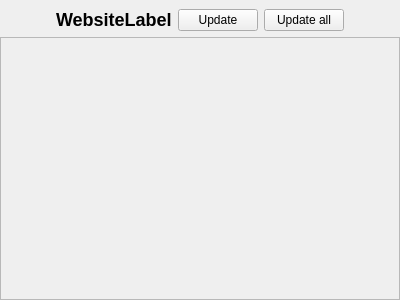
<?xml version="1.0" encoding="UTF-8"?>
<ui version="4.0">
 <class>WebsiteWidget</class>
 <widget class="QWidget" name="WebsiteWidget">
  <property name="geometry">
   <rect>
    <x>0</x>
    <y>0</y>
    <width>400</width>
    <height>300</height>
   </rect>
  </property>
  <property name="windowTitle">
   <string>Form</string>
  </property>
  <layout class="QVBoxLayout" name="verticalLayout">
   <property name="leftMargin">
    <number>0</number>
   </property>
   <property name="topMargin">
    <number>0</number>
   </property>
   <property name="rightMargin">
    <number>0</number>
   </property>
   <property name="bottomMargin">
    <number>0</number>
   </property>
   <item>
    <widget class="QWidget" name="titleWidget" native="true">
     <property name="styleClass" stdset="0">
      <string>title</string>
     </property>
     <layout class="QHBoxLayout" name="horizontalLayout">
      <property name="leftMargin">
       <number>0</number>
      </property>
      <property name="rightMargin">
       <number>0</number>
      </property>
      <property name="bottomMargin">
       <number>0</number>
      </property>
      <item>
       <spacer name="horizontalSpacer">
        <property name="orientation">
         <enum>Qt::Horizontal</enum>
        </property>
        <property name="sizeHint" stdset="0">
         <size>
          <width>40</width>
          <height>20</height>
         </size>
        </property>
       </spacer>
      </item>
      <item>
       <widget class="QLabel" name="websiteLabel">
        <property name="text">
         <string>&lt;h2&gt;WebsiteLabel&lt;/h2&gt;</string>
        </property>
        <property name="openExternalLinks">
         <bool>true</bool>
        </property>
        <property name="textInteractionFlags">
         <set>Qt::LinksAccessibleByMouse</set>
        </property>
       </widget>
      </item>
      <item>
       <widget class="QPushButton" name="updateButton">
        <property name="text">
         <string>Update</string>
        </property>
       </widget>
      </item>
      <item>
       <widget class="QPushButton" name="updateAllButton">
        <property name="text">
         <string>Update all</string>
        </property>
       </widget>
      </item>
      <item>
       <spacer name="horizontalSpacer_2">
        <property name="orientation">
         <enum>Qt::Horizontal</enum>
        </property>
        <property name="sizeHint" stdset="0">
         <size>
          <width>40</width>
          <height>20</height>
         </size>
        </property>
       </spacer>
      </item>
     </layout>
    </widget>
   </item>
   <item>
    <widget class="QScrollArea" name="episodesScrollArea">
     <property name="sizePolicy">
      <sizepolicy hsizetype="Expanding" vsizetype="MinimumExpanding">
       <horstretch>0</horstretch>
       <verstretch>0</verstretch>
      </sizepolicy>
     </property>
     <property name="widgetResizable">
      <bool>true</bool>
     </property>
     <widget class="QWidget" name="episodesScrollAreaContent">
      <property name="geometry">
       <rect>
        <x>0</x>
        <y>0</y>
        <width>398</width>
        <height>260</height>
       </rect>
      </property>
      <property name="styleSheet">
       <string notr="true"/>
      </property>
      <layout class="QGridLayout" name="lastEpisodesGrid"/>
     </widget>
    </widget>
   </item>
  </layout>
 </widget>
 <resources/>
 <connections/>
</ui>
